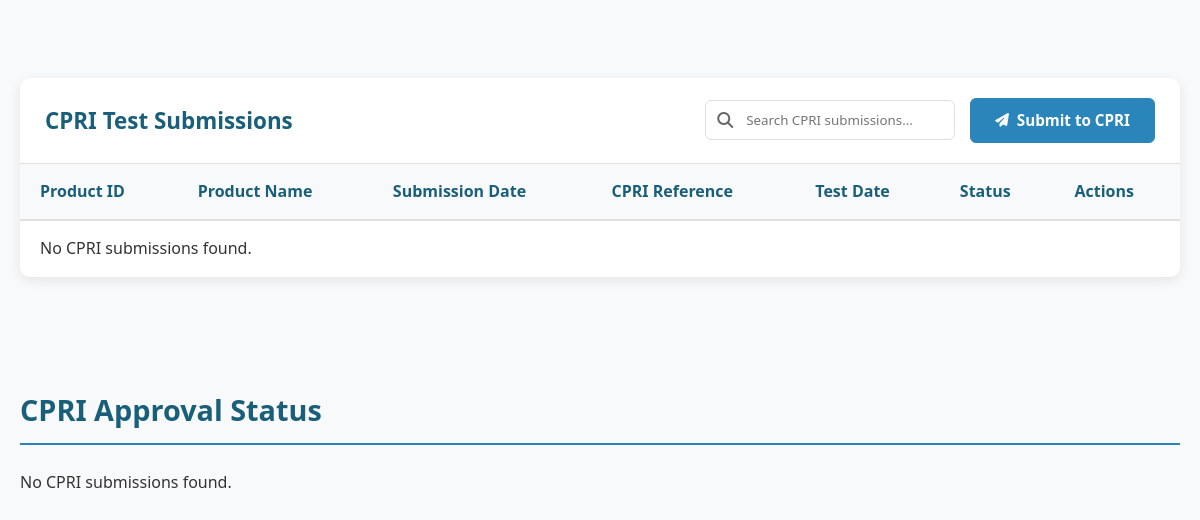
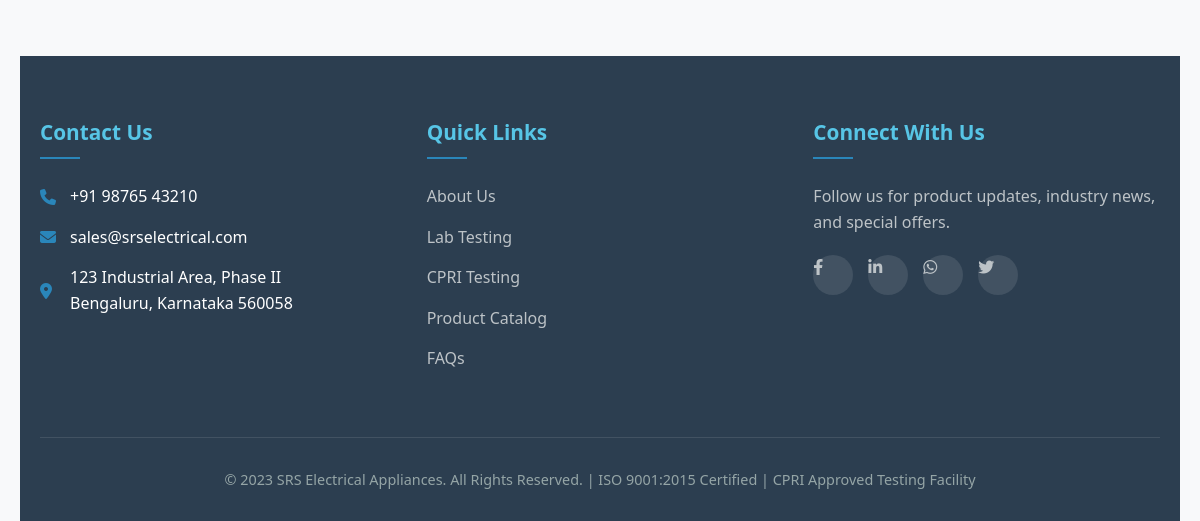
The app's page /cpri.php (signed in, lower part), older data (2 pictures, top to bottom).
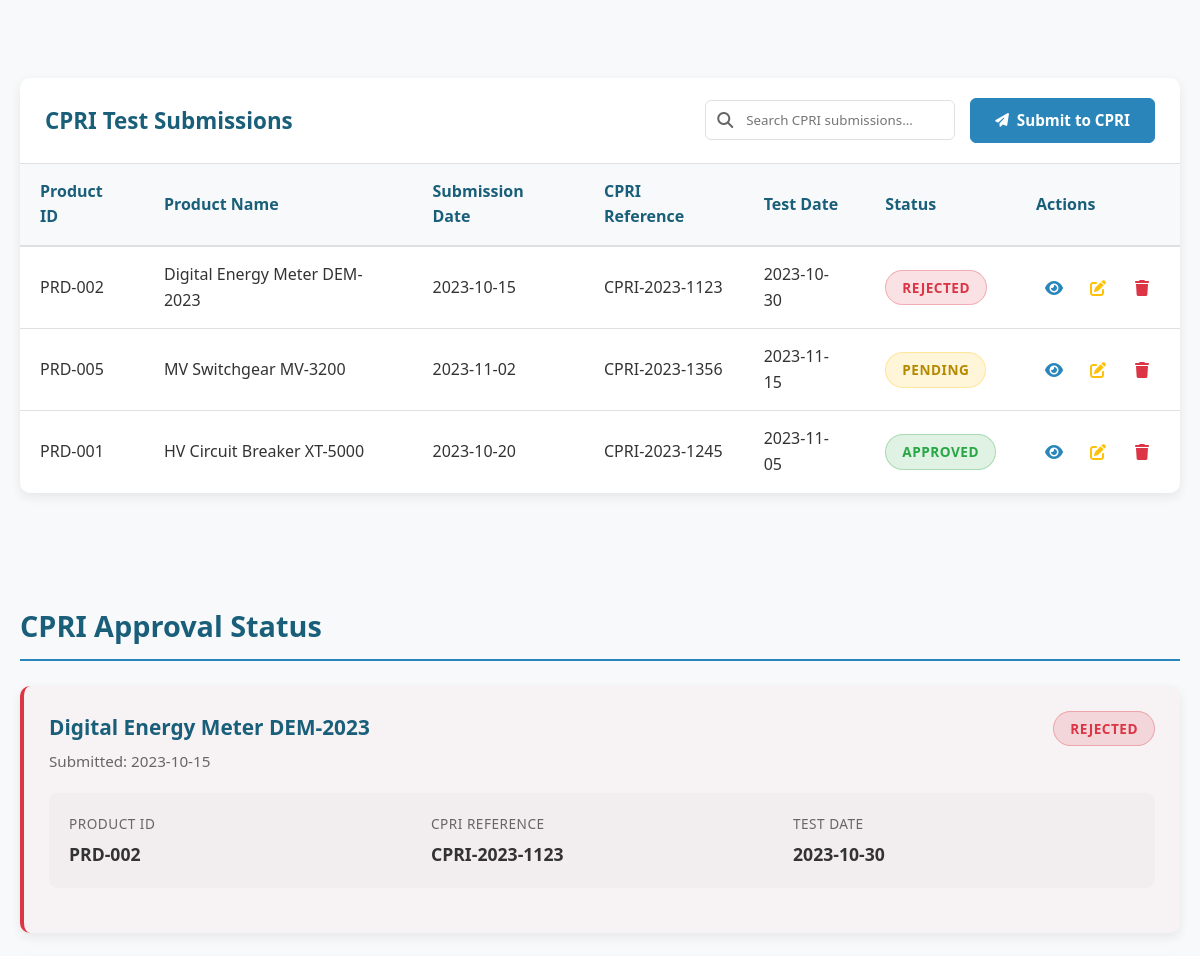
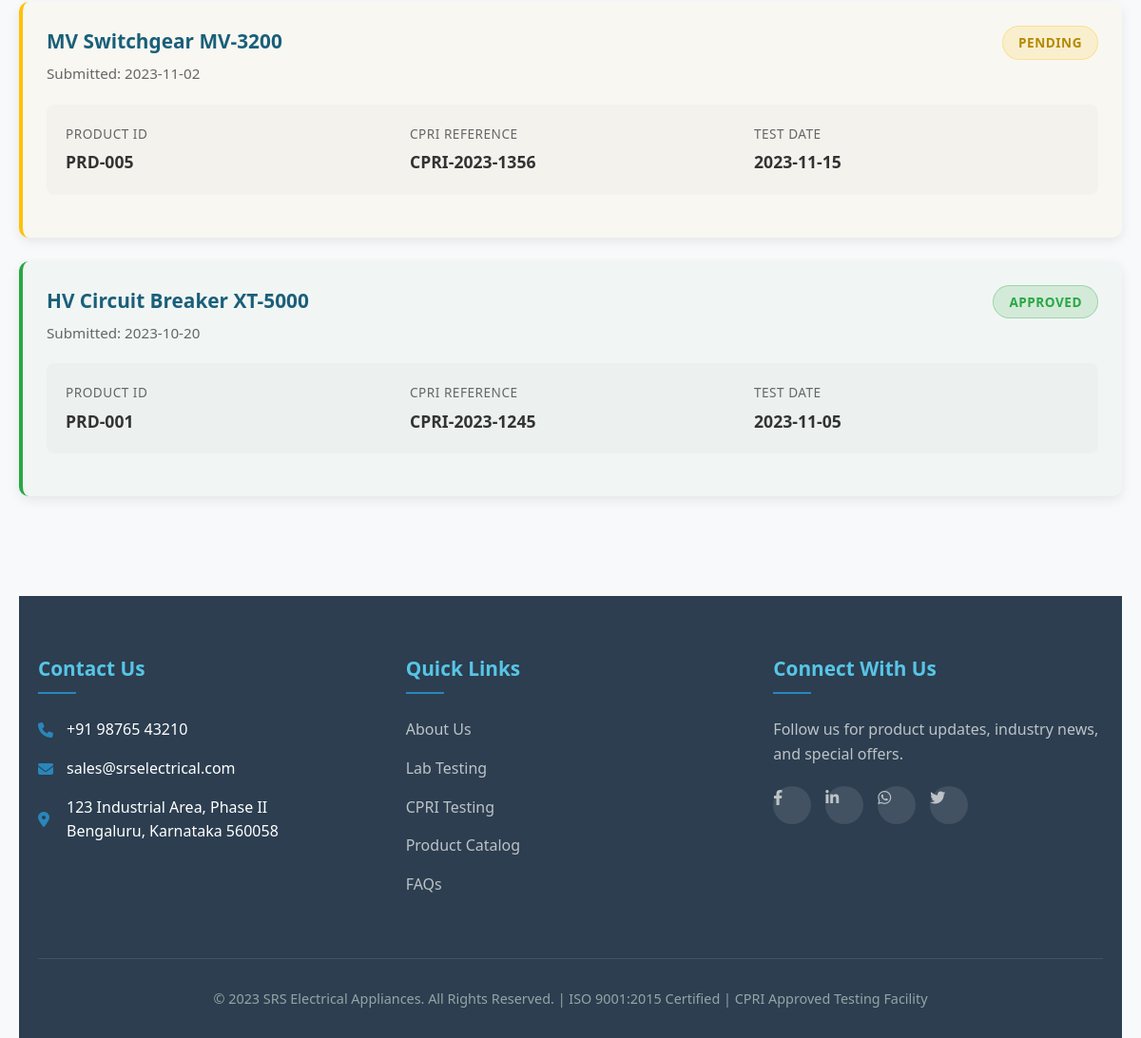
The same page, newer data (2 pictures, top to bottom).
### tables this page shows
CREATE TABLE `cpri_reports` (
  `id` int(6) UNSIGNED NOT NULL,
  `product_id` varchar(50) NOT NULL,
  `product_name` varchar(255) NOT NULL,
  `submission_date` date DEFAULT NULL,
  `cpri_reference` varchar(100) DEFAULT NULL,
  `test_date` date DEFAULT NULL,
  `status` varchar(50) DEFAULT NULL,
  `certificate_no` varchar(100) DEFAULT NULL,
  `valid_until` date DEFAULT NULL,
  `testing_lab` varchar(255) DEFAULT NULL,
  `report_pdf` varchar(255) DEFAULT NULL,
  `certificate_pdf` varchar(255) DEFAULT NULL,
  `image` varchar(255) DEFAULT NULL,
  `created_at` timestamp NOT NULL DEFAULT current_timestamp(),
  `details` text DEFAULT NULL,
  `priority` varchar(50) DEFAULT NULL,
  `contact_person` varchar(100) DEFAULT NULL,
  `estimated_completion` date DEFAULT NULL,
  `report_no` varchar(100) DEFAULT NULL
);

CREATE TABLE `products` (
  `product_id` varchar(20) NOT NULL,
  `name` varchar(255) NOT NULL,
  `category` varchar(50) NOT NULL,
  `voltage_rating` varchar(20) NOT NULL,
  `certification` varchar(50) NOT NULL,
  `description` text NOT NULL,
  `price` decimal(10,2) NOT NULL,
  `stock` int(11) NOT NULL,
  `badge` varchar(20) DEFAULT NULL,
  `featured` tinyint(1) DEFAULT 0,
  `created_at` timestamp NOT NULL DEFAULT current_timestamp(),
  `image` varchar(255) DEFAULT NULL
);

### cpri.php (the view, shortened to what the changed rows need)
<?php
include 'config/conn.php';
?>
<!DOCTYPE html>
<html lang="en">
<head>
    <link rel="stylesheet" href="https://cdnjs.cloudflare.com/ajax/libs/font-awesome/6.4.0/css/all.min.css">
    <link rel="stylesheet" href="assets/cpri.css">
</head>
<body>
    <div class="container">
        <section>
            <div class="table-container">
                <table class="data-table">
                    <thead>
                        <tr>
                            <th>Product ID</th>
                            <th>Product Name</th>
                            <th>Submission Date</th>
                            <th>CPRI Reference</th>
                            <th>Test Date</th>
                            <th>Status</th>
                            <th>Actions</th>
                        </tr>
                    </thead>
                    <tbody id="cpriTableBody">
                        <?php
                        $result = $conn->query("
                            SELECT c.*, p.name AS product_name
                            FROM cpri_reports c
                            LEFT JOIN products p ON c.product_id = p.product_id
                            ORDER BY c.id DESC
                        ");
                        if ($result->num_rows > 0) {
                            while ($row = $result->fetch_assoc()) {
                                $product_id = htmlspecialchars($row['product_id'] ?? '');
                                $product_name = htmlspecialchars($row['product_name'] ?? '');
                                $submission_date = $row['submission_date'] ?? '';
                                $cpri_reference = $row['cpri_reference'] ?? 'N/A';
                                $test_date = $row['test_date'] ?? 'N/A';
                                $status = $row['status'] ?? 'pending';
                                $statusClass = $status === 'approved' ? 'status-approved' : ($status === 'rejected' ? 'status-failed' : 'status-pending');
                                echo "<tr>
                                    <td>{$product_id}</td>
                                    <td>{$product_name}</td>
                                    <td>{$submission_date}</td>
                                    <td>{$cpri_reference}</td>
                                    <td>{$test_date}</td>
                                    <td><span class='status-badge {$statusClass}'>" . ucfirst($status) . "</span></td>
                                    <td>
                                        <div class='action-buttons'>
                                            <button class='btn-icon btn-view' title='View Certificate' onclick='viewCertificate({$row['id']})'>
                                                <i class='fas fa-eye'></i>
                                            </button>
                                            <button class='btn-icon btn-edit' title='Edit Record' onclick='editCertificate({$row['id']})'>
                                                <i class='fas fa-edit'></i>
                                            </button>
                                            <button class='btn-icon btn-delete' title='Delete Submission' onclick='deleteCertificate({$row['id']})'>
                                                <i class='fas fa-trash'></i>
                                            </button>
                                        </div>
                                    </td>
                                </tr>";
                            }
                        } else {
                            echo '<tr><td colspan="7">No CPRI submissions found.</td></tr>';
                        }
                        ?>
                    </tbody>
                </table>
            </div>
        </section>
        <section id="cpri-status-section">
            <h2 class="section-title">CPRI Approval Status</h2>
            <div class="cards-container">
                <?php
                $result = $conn->query("
                SELECT c.*, p.name AS product_name
                FROM cpri_reports c
                LEFT JOIN products p ON c.product_id = p.product_id
                ORDER BY c.id DESC
                ");
                if ($result->num_rows > 0) {
                    while ($submission = $result->fetch_assoc()) {
                        $product_name = htmlspecialchars($submission['product_name'] ?? '');
                        $submission_date = $submission['submission_date'] ?? '';
                        $product_id = $submission['product_id'] ?? '';
                        $cpri_reference = $submission['cpri_reference'] ?? 'N/A';
                        $test_date = $submission['test_date'] ?? 'N/A';
                        $status = $submission['status'] ?? 'pending';
                        $cardClass = '';
                        $statusBadge = '';
                        switch ($status) {
                            case 'approved':
                                $cardClass = 'approved';
                                $statusBadge = '<span class="status-badge status-approved">Approved</span>';
                                break;
                            case 'pending':
                                $cardClass = 'pending';
                                $statusBadge = '<span class="status-badge status-pending">Pending</span>';
                                break;
                            case 'rejected':
                                $cardClass = 'rejected';
                                $statusBadge = '<span class="status-badge status-failed">Rejected</span>';
                                break;
                        }
                        echo "<div class='card cpri-card {$cardClass}'>
            <div class='card-header'>
                <div>
                    <div class='card-title'>{$product_name}</div>
                    <div style='color: var(--medium-gray); font-size: 0.95rem; margin-top: 5px;'>
                        Submitted: {$submission_date}
                    </div>
                </div>
                {$statusBadge}
            </div>
            <div class='cpri-details-grid'>
                <div class='detail-item'><span class='detail-label'>Product ID</span><span class='detail-value'>{$product_id}</span></div>
                <div class='detail-item'><span class='detail-label'>CPRI Reference</span><span class='detail-value'>{$cpri_reference}</span></div>
                <div class='detail-item'><span class='detail-label'>Test Date</span><span class='detail-value'>{$test_date}</span></div>
            </div>
        </div>";
                    }
                } else {
                    echo '<p>No CPRI submissions found.</p>';
                }
                ?>
            </div>
        </section>
</body>
</html>

Row changes from the older to the newer data that the page shows:
added cpri_reports: product "PRD-002", product.name "Digital Energy Meter DEM-2023", submission_date "2023-10-15", cpri_reference "CPRI-2023-1123", test_date "2023-10-30", status "REJECTED"
added cpri_reports: product "PRD-005", product.name "MV Switchgear MV-3200", submission_date "2023-11-02", cpri_reference "CPRI-2023-1356", test_date "2023-11-15", status "PENDING"
added cpri_reports: product "PRD-001", product.name "HV Circuit Breaker XT-5000", submission_date "2023-10-20", cpri_reference "CPRI-2023-1245", test_date "2023-11-05", status "APPROVED"
Text that changed along with them:
text no longer shown: "No CPRI submissions found. No CPRI submissions found."
